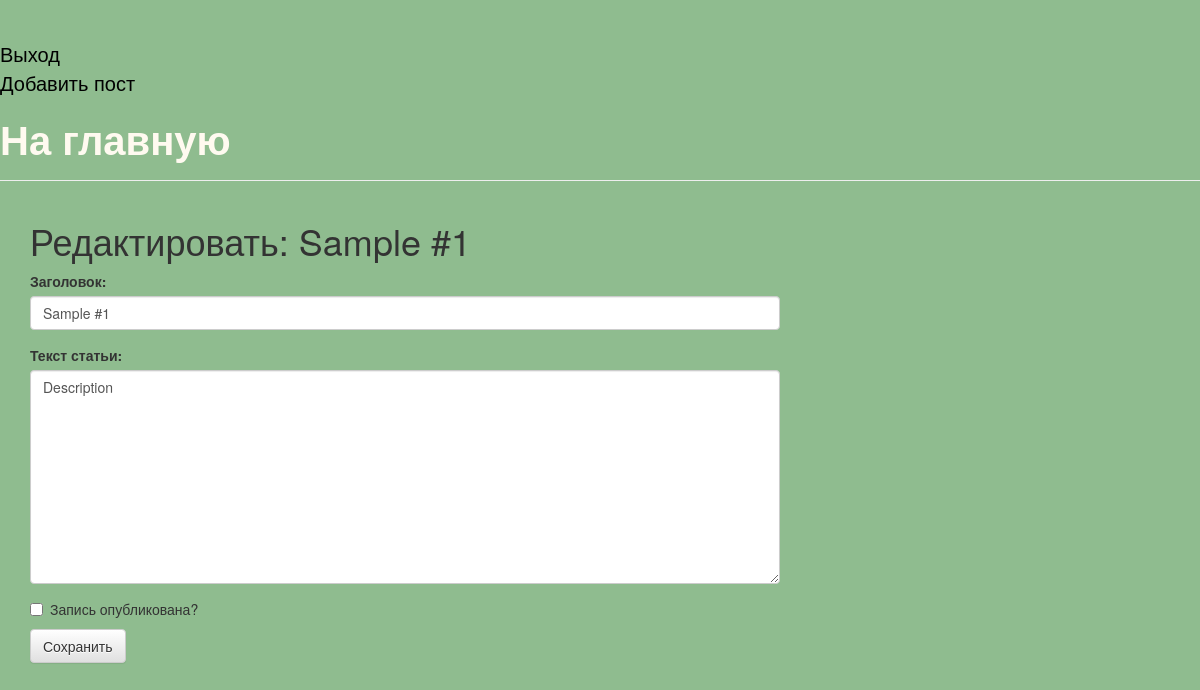
The page /posts/1/edit/ (signed in) on the database as committed earlier.
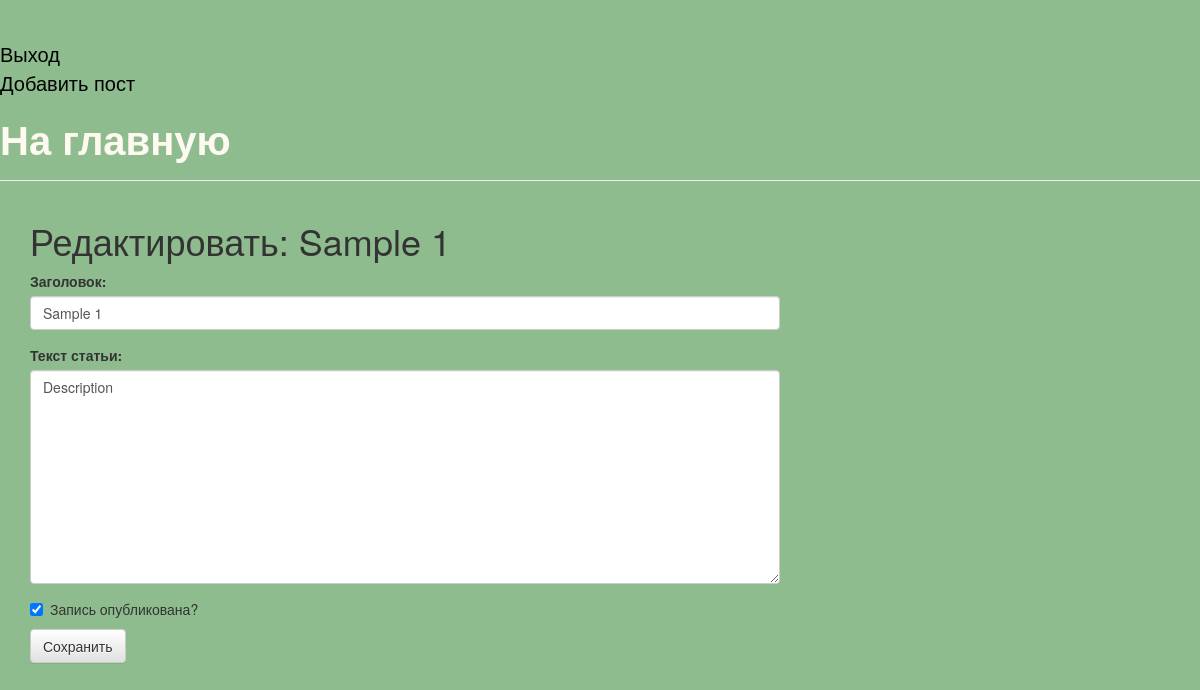
The same page on the database as committed later.
### blog/models.py (models this page shows, shortened)
class Post(models.Model):
    author = models.ForeignKey(settings.AUTH_USER_MODEL, on_delete=models.CASCADE)
    title = models.CharField(max_length=200, verbose_name="Заголовок")
    text = models.TextField(verbose_name="Текст статьи")
    created_data = models.DateTimeField(default=timezone.now, verbose_name="Дата создания")
    published_date = models.DateTimeField(blank=True, null=True, verbose_name="Дата публикации")
    is_published = models.BooleanField(default=False, verbose_name="Запись опубликована?")
    objects = PostManager()
    published = PostPublishedManager()
    class Meta:
        verbose_name = 'Запись в блоге'
        verbose_name_plural = 'Запись в блоге'

### blog/views.py (the view)
# urls.py: path('posts/<int:id>/edit/', views.post_edit, name='post_edit'),
@login_required
def post_edit(request, id):
    post = get_object_or_404(Post, id=id) if id else None
    if post and post.author != request.user:
        return redirect('post_list')
    if request.method == "POST":
        form = PostForm(request.POST, instance=post)
        if form.is_valid():
            post = form.save(commit=False)
            post.author = request.user
            if post.is_published:
                post.published_date = timezone.now()
            else:
                post.published_date = None
            post.save()
            return redirect('blog:post_detail', id=post.id)
    else:
        form = PostForm(instance=post)
    return render(request, 'blog/post_edit.html', {'form': form})\

### blog/forms.py
class PostForm(forms.ModelForm):
    class Meta:
        model = Post
        fields = ('title', 'text', 'is_published')

### blog/managers.py (called while the page is built)
    def get_queryset(self):
        return PostQuerySet(self.model, using=self._db)

### blog/templates/blog/post_edit.html (shortened to what this page needs)
{% extends 'blog/base.html' %}
{% load widget_tweaks %}
{% block content %}
<h1>
    {% if form.instance.id %}
    Редактировать: {{ form.instance.title }}
    {% else %}
    Новая запись
    {% endif %}
</h1>
<form method="POST" class="post-form">
    <div class="form-group">
        {{ form.title.label_tag }}
        {{ form.title|add_class:"form-control" }}
    </div>
    <div class="form-group">
        {{ form.text.label_tag }}
        {{ form.text|add_class:"form-control" }}
    </div>
    <div class="checkbox">
        <label>{{ form.is_published }}Запись опубликована?</label>
    </div>
    <button type="submit" class="save btn btn-default">Сохранить</button>
</form>
{% endblock %}

Rows that differ between the two databases and show on the page:
changed Post "Description": instance "Sample #1" → "Sample 1"; title "Sample #1" → "Sample 1"; is_published "☐" → "☑"
